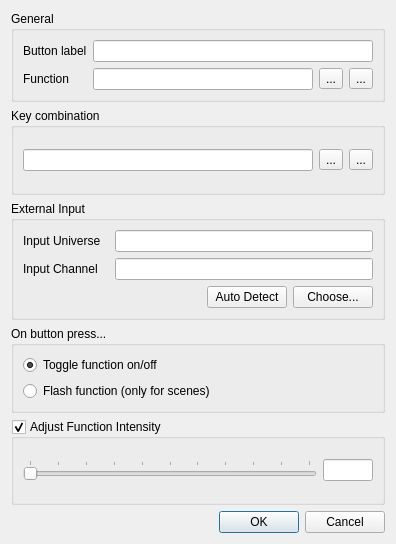
<?xml version="1.0" encoding="UTF-8"?>
<ui version="4.0">
 <class>VCButtonProperties</class>
 <widget class="QDialog" name="VCButtonProperties">
  <property name="geometry">
   <rect>
    <x>0</x>
    <y>0</y>
    <width>396</width>
    <height>544</height>
   </rect>
  </property>
  <property name="windowTitle">
   <string>Button properties</string>
  </property>
  <layout class="QVBoxLayout" name="verticalLayout">
   <item>
    <widget class="QGroupBox" name="groupBox">
     <property name="title">
      <string>General</string>
     </property>
     <layout class="QGridLayout" name="gridLayoutGeneral">
      <item row="0" column="0">
       <widget class="QLabel" name="m_nameLabel">
        <property name="text">
         <string>Button label</string>
        </property>
       </widget>
      </item>
      <item row="0" column="1" colspan="3">
       <widget class="QLineEdit" name="m_nameEdit">
        <property name="toolTip">
         <string>Text to display on the button</string>
        </property>
       </widget>
      </item>
      <item row="1" column="0">
       <widget class="QLabel" name="m_functionLabel">
        <property name="text">
         <string>Function</string>
        </property>
       </widget>
      </item>
      <item row="1" column="1">
       <widget class="QLineEdit" name="m_functionEdit">
        <property name="toolTip">
         <string>The function that this button controls</string>
        </property>
        <property name="readOnly">
         <bool>true</bool>
        </property>
       </widget>
      </item>
      <item row="1" column="2">
       <widget class="QToolButton" name="m_attachFunction">
        <property name="toolTip">
         <string>Attach a function to this button</string>
        </property>
        <property name="text">
         <string notr="true">...</string>
        </property>
        <property name="icon">
         <iconset resource="qlcui.qrc">
          <normaloff>:/attach.png</normaloff>:/attach.png</iconset>
        </property>
        <property name="iconSize">
         <size>
          <width>26</width>
          <height>26</height>
         </size>
        </property>
       </widget>
      </item>
      <item row="1" column="3">
       <widget class="QToolButton" name="m_detachFunction">
        <property name="toolTip">
         <string>Detach the button's function attachment</string>
        </property>
        <property name="text">
         <string notr="true">...</string>
        </property>
        <property name="icon">
         <iconset resource="qlcui.qrc">
          <normaloff>:/detach.png</normaloff>:/detach.png</iconset>
        </property>
        <property name="iconSize">
         <size>
          <width>26</width>
          <height>26</height>
         </size>
        </property>
       </widget>
      </item>
     </layout>
    </widget>
   </item>
   <item>
    <widget class="QGroupBox" name="groupBox_2">
     <property name="title">
      <string>Key combination</string>
     </property>
     <layout class="QHBoxLayout">
      <item>
       <widget class="QLineEdit" name="m_keyEdit">
        <property name="toolTip">
         <string>Keyboard combination that toggles this button</string>
        </property>
        <property name="readOnly">
         <bool>true</bool>
        </property>
       </widget>
      </item>
      <item>
       <widget class="QToolButton" name="m_attachKey">
        <property name="toolTip">
         <string>Set a key combination for this button</string>
        </property>
        <property name="text">
         <string notr="true">...</string>
        </property>
        <property name="icon">
         <iconset resource="qlcui.qrc">
          <normaloff>:/key_bindings.png</normaloff>:/key_bindings.png</iconset>
        </property>
        <property name="iconSize">
         <size>
          <width>26</width>
          <height>26</height>
         </size>
        </property>
       </widget>
      </item>
      <item>
       <widget class="QToolButton" name="m_detachKey">
        <property name="toolTip">
         <string>Remove the button's keyboard shortcut key</string>
        </property>
        <property name="text">
         <string notr="true">...</string>
        </property>
        <property name="icon">
         <iconset resource="qlcui.qrc">
          <normaloff>:/fileclose.png</normaloff>:/fileclose.png</iconset>
        </property>
        <property name="iconSize">
         <size>
          <width>26</width>
          <height>26</height>
         </size>
        </property>
       </widget>
      </item>
     </layout>
    </widget>
   </item>
   <item>
    <widget class="QGroupBox" name="groupBox_3">
     <property name="title">
      <string>External Input</string>
     </property>
     <layout class="QGridLayout" name="gridLayoutExternalInput">
      <item row="0" column="0">
       <widget class="QLabel" name="label_4">
        <property name="text">
         <string>Input Universe</string>
        </property>
       </widget>
      </item>
      <item row="0" column="1" colspan="3">
       <widget class="QLineEdit" name="m_inputUniverseEdit">
        <property name="toolTip">
         <string>The input universe that sends data to this widget</string>
        </property>
        <property name="readOnly">
         <bool>true</bool>
        </property>
       </widget>
      </item>
      <item row="1" column="0">
       <widget class="QLabel" name="label_5">
        <property name="text">
         <string>Input Channel</string>
        </property>
       </widget>
      </item>
      <item row="1" column="1" colspan="3">
       <widget class="QLineEdit" name="m_inputChannelEdit">
        <property name="toolTip">
         <string>The particular input channel within the input universe that sends data to this widget</string>
        </property>
        <property name="readOnly">
         <bool>true</bool>
        </property>
       </widget>
      </item>
      <item row="2" column="0" colspan="2">
       <spacer name="horizontalSpacer">
        <property name="orientation">
         <enum>Qt::Horizontal</enum>
        </property>
        <property name="sizeHint" stdset="0">
         <size>
          <width>268</width>
          <height>20</height>
         </size>
        </property>
       </spacer>
      </item>
      <item row="2" column="3">
       <widget class="QPushButton" name="m_chooseInputButton">
        <property name="sizePolicy">
         <sizepolicy hsizetype="Maximum" vsizetype="Fixed">
          <horstretch>0</horstretch>
          <verstretch>0</verstretch>
         </sizepolicy>
        </property>
        <property name="toolTip">
         <string>Choose an external input universe &amp; channel that this button should listen to.</string>
        </property>
        <property name="text">
         <string>Choose...</string>
        </property>
       </widget>
      </item>
      <item row="2" column="2">
       <widget class="QPushButton" name="m_autoDetectInputButton">
        <property name="toolTip">
         <string>When toggled, you can click an external button to assign it to this virtual console button.</string>
        </property>
        <property name="text">
         <string>Auto Detect</string>
        </property>
        <property name="checkable">
         <bool>true</bool>
        </property>
        <property name="checked">
         <bool>false</bool>
        </property>
        <property name="flat">
         <bool>false</bool>
        </property>
       </widget>
      </item>
     </layout>
    </widget>
   </item>
   <item>
    <widget class="QGroupBox" name="groupBox_4">
     <property name="title">
      <string>On button press...</string>
     </property>
     <layout class="QVBoxLayout">
      <item>
       <widget class="QRadioButton" name="m_toggle">
        <property name="toolTip">
         <string>Toggle the assigned function on/off with this button</string>
        </property>
        <property name="text">
         <string>Toggle function on/off</string>
        </property>
        <property name="checked">
         <bool>true</bool>
        </property>
       </widget>
      </item>
      <item>
       <widget class="QRadioButton" name="m_flash">
        <property name="toolTip">
         <string>Flash the assigned function with this button</string>
        </property>
        <property name="text">
         <string>Flash function (only for scenes)</string>
        </property>
       </widget>
      </item>
     </layout>
    </widget>
   </item>
   <item>
    <widget class="QGroupBox" name="m_intensityGroup">
     <property name="toolTip">
      <string>Adjust function intensity when it is running</string>
     </property>
     <property name="title">
      <string>Adjust Function Intensity</string>
     </property>
     <property name="checkable">
      <bool>true</bool>
     </property>
     <layout class="QHBoxLayout" name="horizontalLayout">
      <item>
       <widget class="QSlider" name="m_intensitySlider">
        <property name="sizePolicy">
         <sizepolicy hsizetype="MinimumExpanding" vsizetype="Fixed">
          <horstretch>1</horstretch>
          <verstretch>0</verstretch>
         </sizepolicy>
        </property>
        <property name="toolTip">
         <string>Function's adjusted intensity percentage when run</string>
        </property>
        <property name="minimum">
         <number>0</number>
        </property>
        <property name="maximum">
         <number>100</number>
        </property>
        <property name="orientation">
         <enum>Qt::Horizontal</enum>
        </property>
        <property name="invertedAppearance">
         <bool>false</bool>
        </property>
        <property name="invertedControls">
         <bool>false</bool>
        </property>
        <property name="tickPosition">
         <enum>QSlider::TicksAbove</enum>
        </property>
        <property name="tickInterval">
         <number>10</number>
        </property>
       </widget>
      </item>
      <item>
       <widget class="QLineEdit" name="m_intensityEdit">
        <property name="sizePolicy">
         <sizepolicy hsizetype="Fixed" vsizetype="Fixed">
          <horstretch>0</horstretch>
          <verstretch>0</verstretch>
         </sizepolicy>
        </property>
        <property name="maximumSize">
         <size>
          <width>50</width>
          <height>16777215</height>
         </size>
        </property>
        <property name="maxLength">
         <number>4</number>
        </property>
       </widget>
      </item>
     </layout>
    </widget>
   </item>
   <item>
    <widget class="QDialogButtonBox" name="m_buttonBox">
     <property name="orientation">
      <enum>Qt::Horizontal</enum>
     </property>
     <property name="standardButtons">
      <set>QDialogButtonBox::Cancel|QDialogButtonBox::Ok</set>
     </property>
    </widget>
   </item>
  </layout>
 </widget>
 <resources>
  <include location="qlcui.qrc"/>
 </resources>
 <connections>
  <connection>
   <sender>m_buttonBox</sender>
   <signal>accepted()</signal>
   <receiver>VCButtonProperties</receiver>
   <slot>accept()</slot>
   <hints>
    <hint type="sourcelabel">
     <x>248</x>
     <y>254</y>
    </hint>
    <hint type="destinationlabel">
     <x>157</x>
     <y>274</y>
    </hint>
   </hints>
  </connection>
  <connection>
   <sender>m_buttonBox</sender>
   <signal>rejected()</signal>
   <receiver>VCButtonProperties</receiver>
   <slot>reject()</slot>
   <hints>
    <hint type="sourcelabel">
     <x>316</x>
     <y>260</y>
    </hint>
    <hint type="destinationlabel">
     <x>286</x>
     <y>274</y>
    </hint>
   </hints>
  </connection>
 </connections>
</ui>
